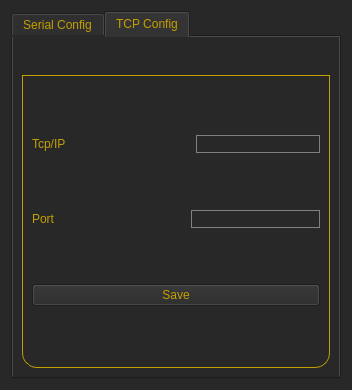
<?xml version="1.0" encoding="UTF-8"?>
<ui version="4.0">
 <class>GyroDialog</class>
 <widget class="QDialog" name="GyroDialog">
  <property name="geometry">
   <rect>
    <x>0</x>
    <y>0</y>
    <width>352</width>
    <height>390</height>
   </rect>
  </property>
  <property name="windowTitle">
   <string>Gyro Serial Config </string>
  </property>
  <property name="styleSheet">
   <string notr="true">QMainWindow {
    color:rgb(196, 160, 0);
    background-color: rgb(40, 40, 40);
}

QWidget {
    color:rgb(196, 160, 0);
    background-color: rgb(40, 40, 40);
}

QWidget::disabled {
    color:rgb(0, 0, 0);
    background-color: rgb(40, 40, 40);
}

QGroupBox {
    border: 1px solid gray;
    border-color: rgb(196, 160, 0);
    margin-top: 29px;
    font-size: 16px;
    border-bottom-left-radius: 15px;
    border-bottom-right-radius: 15px;
}

QLineEdit::disabled {
    color:rgb(0, 0, 0);
}

QToolTip {
    color:rgb(196, 160, 0);
    background-color: rgb(40, 40, 40);
}

QGroupBox::title {
    subcontrol-origin: margin;
    subcontrol-position: top center;
    border-top-left-radius: 15px;
    border-top-right-radius: 15px;
    padding: 5px 150px;
    color: rgb(255, 255, 0);
        background-color: qlineargradient(x1:0, y1:0, x2:0, y2:1,
                                      stop:0 #616161, stop: 0.5 #505050,
                                      stop: 0.6 #434343, stop:1 #656565);
}

QHeaderView::section {
    background-color: qlineargradient(x1:0, y1:0, x2:0, y2:1,
                                      stop:0 #616161, stop: 0.5 #505050,
                                      stop: 0.6 #434343, stop:1 #656565);
    color: yellow;
    padding-left: 4px;
    border: 1px solid #6c6c6c;
}

QComboBox QAbstractItemView {
    border: 1px solid black;
    selection-background-color: yellow;
    selection-color: black;
}
QLineEdit
{
    border: 1px solid gray;
}

QCheckBox {
	background-color: rgb(85, 87, 83);
  border: 2px solid #5A5A5A;
  spacing: 4px;
  outline: none;
  padding-top: 4px;
  padding-bottom: 4px;
  padding-left: 4px;
}

QCheckBox::indicator {
  margin-left: 0px;
  height: 16px;
  width: 16px;
}
</string>
  </property>
  <layout class="QGridLayout" name="gridLayout_2">
   <item row="0" column="0">
    <widget class="QTabWidget" name="tabWidget">
     <property name="currentIndex">
      <number>1</number>
     </property>
     <widget class="QWidget" name="tab">
      <attribute name="title">
       <string>Serial Config</string>
      </attribute>
      <layout class="QGridLayout" name="gridLayout">
       <item row="0" column="0">
        <widget class="QGroupBox" name="groupBox_8">
         <property name="title">
          <string/>
         </property>
         <layout class="QHBoxLayout" name="horizontalLayout_20">
          <item>
           <layout class="QVBoxLayout" name="verticalLayout_12">
            <item>
             <layout class="QHBoxLayout" name="horizontalLayout_21">
              <item>
               <widget class="QLabel" name="label_21">
                <property name="text">
                 <string>Port Name</string>
                </property>
               </widget>
              </item>
              <item>
               <widget class="QComboBox" name="portNameCombo">
                <property name="editable">
                 <bool>true</bool>
                </property>
               </widget>
              </item>
             </layout>
            </item>
            <item>
             <layout class="QHBoxLayout" name="horizontalLayout_22">
              <item>
               <widget class="QLabel" name="label_25">
                <property name="text">
                 <string>Baud Rate</string>
                </property>
               </widget>
              </item>
              <item>
               <widget class="QComboBox" name="baudRateCombo">
                <property name="sizePolicy">
                 <sizepolicy hsizetype="Fixed" vsizetype="Fixed">
                  <horstretch>0</horstretch>
                  <verstretch>0</verstretch>
                 </sizepolicy>
                </property>
                <property name="minimumSize">
                 <size>
                  <width>113</width>
                  <height>25</height>
                 </size>
                </property>
               </widget>
              </item>
             </layout>
            </item>
            <item>
             <layout class="QHBoxLayout" name="horizontalLayout_23">
              <item>
               <widget class="QLabel" name="label_26">
                <property name="text">
                 <string>Stop Bits</string>
                </property>
               </widget>
              </item>
              <item>
               <widget class="QComboBox" name="stopBitsCombo">
                <property name="sizePolicy">
                 <sizepolicy hsizetype="Fixed" vsizetype="Fixed">
                  <horstretch>0</horstretch>
                  <verstretch>0</verstretch>
                 </sizepolicy>
                </property>
                <property name="minimumSize">
                 <size>
                  <width>113</width>
                  <height>25</height>
                 </size>
                </property>
               </widget>
              </item>
             </layout>
            </item>
            <item>
             <layout class="QHBoxLayout" name="horizontalLayout_24">
              <item>
               <widget class="QLabel" name="label_37">
                <property name="text">
                 <string>Data Bits</string>
                </property>
               </widget>
              </item>
              <item>
               <widget class="QComboBox" name="dataBitsCombo">
                <property name="sizePolicy">
                 <sizepolicy hsizetype="Fixed" vsizetype="Fixed">
                  <horstretch>0</horstretch>
                  <verstretch>0</verstretch>
                 </sizepolicy>
                </property>
                <property name="minimumSize">
                 <size>
                  <width>113</width>
                  <height>25</height>
                 </size>
                </property>
               </widget>
              </item>
             </layout>
            </item>
            <item>
             <layout class="QHBoxLayout" name="horizontalLayout_25">
              <item>
               <widget class="QLabel" name="label_38">
                <property name="text">
                 <string>Parity</string>
                </property>
               </widget>
              </item>
              <item>
               <widget class="QComboBox" name="parityCombo">
                <property name="sizePolicy">
                 <sizepolicy hsizetype="Fixed" vsizetype="Fixed">
                  <horstretch>0</horstretch>
                  <verstretch>0</verstretch>
                 </sizepolicy>
                </property>
                <property name="minimumSize">
                 <size>
                  <width>113</width>
                  <height>25</height>
                 </size>
                </property>
               </widget>
              </item>
             </layout>
            </item>
            <item>
             <widget class="QPushButton" name="pushButtonSaveSerialGyro">
              <property name="text">
               <string>Save</string>
              </property>
             </widget>
            </item>
           </layout>
          </item>
         </layout>
        </widget>
       </item>
      </layout>
     </widget>
     <widget class="QWidget" name="tab_2">
      <attribute name="title">
       <string>TCP Config</string>
      </attribute>
      <layout class="QGridLayout" name="gridLayout_3">
       <item row="0" column="0">
        <widget class="QGroupBox" name="groupBox_9">
         <property name="title">
          <string/>
         </property>
         <layout class="QHBoxLayout" name="horizontalLayout_27">
          <item>
           <layout class="QVBoxLayout" name="verticalLayout_14">
            <item>
             <layout class="QHBoxLayout" name="horizontalLayout_28">
              <item>
               <widget class="QLabel" name="label_39">
                <property name="text">
                 <string>Tcp/IP</string>
                </property>
               </widget>
              </item>
              <item>
               <spacer name="horizontalSpacer">
                <property name="orientation">
                 <enum>Qt::Horizontal</enum>
                </property>
                <property name="sizeHint" stdset="0">
                 <size>
                  <width>50</width>
                  <height>20</height>
                 </size>
                </property>
               </spacer>
              </item>
              <item>
               <widget class="QLineEdit" name="lineEdit"/>
              </item>
             </layout>
            </item>
            <item>
             <layout class="QHBoxLayout" name="horizontalLayout_29">
              <item>
               <widget class="QLabel" name="label_40">
                <property name="text">
                 <string>Port</string>
                </property>
               </widget>
              </item>
              <item>
               <spacer name="horizontalSpacer_2">
                <property name="orientation">
                 <enum>Qt::Horizontal</enum>
                </property>
                <property name="sizeHint" stdset="0">
                 <size>
                  <width>62</width>
                  <height>20</height>
                 </size>
                </property>
               </spacer>
              </item>
              <item>
               <widget class="QLineEdit" name="lineEdit_2"/>
              </item>
             </layout>
            </item>
            <item>
             <widget class="QPushButton" name="pushButton_2">
              <property name="text">
               <string>Save</string>
              </property>
             </widget>
            </item>
           </layout>
          </item>
         </layout>
        </widget>
       </item>
      </layout>
     </widget>
    </widget>
   </item>
  </layout>
 </widget>
 <resources/>
 <connections/>
</ui>
